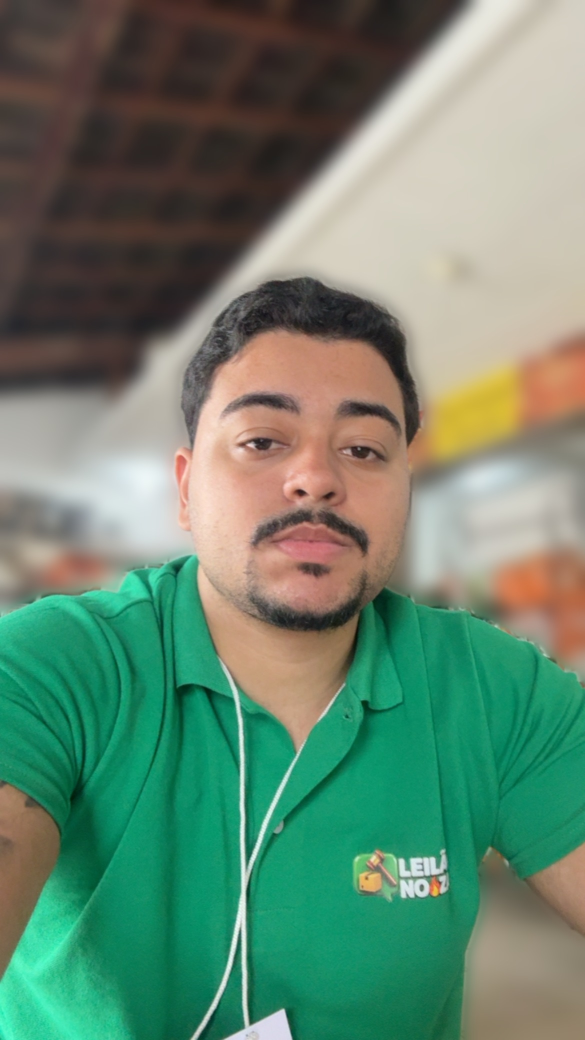
#> input picture marketing/fotos/2026-11-04-joao-fundo-loja/JOAO-fundo-desfocado.jpg, 1170 x 2080 px (shown at 1/2 size)
$ python -i montar.py   (imports and definitions only)
#> lines starting #> are read from the running program, lines starting #| are printed output that depends on the picture
#> further down, picture is the input picture: PIL image 1170x2080 RGB; mean R, G, B 102.9, 132.7, 110.6
# Vídeo de PROVA SOCIAL (11/11): gancho "SERÁ QUE CHEGA MESMO?" + 8 provas reais (prints de WhatsApp, vídeos e fotos de quem recebeu)
# + fechamento "TUDO REAL. TUDO ENTREGUE." com a assinatura sonora oficial. Sem link e sem % (regra do Instagram até 29/11).
# Uso: montar.py <pasta-com-in/> <saida.mp4>
import sys, os, math, subprocess, tempfile
import numpy as np
from PIL import Image, ImageDraw, ImageFont, ImageFilter
# [1 line that did not run here, left out]
W, H, FPS = 1080, 1920, 30
VERDE, OURO, NOITE, BR, NEON, FOGO = (27,122,72), (245,196,81), (10,20,16), (255,255,255), (61,220,132), (243,91,18)
F = lambda p, t: ImageFont.truetype('/usr/share/fonts/opentype/inter/InterDisplay-%s.otf' % p, t)
PROB = []
def cabe(d, t, f, maxw):
    while d.textlength(t, font=f) > maxw: f = ImageFont.truetype(f.path, f.size - 2)
    return f
def eo(x): x = max(0, min(1, x)); return 1 - (1 - x)**3
def pop(x): x = max(0, min(1, x)); return 1 + 2.7*(x-1)**3 + 1.7*(x-1)**2 if x > 0 else 0
def cover(im, w=W, h=H):
#> called with w = 270, h = 480
    r = max(w/im.width, h/im.height); im = im.resize((round(im.width*r), round(im.height*r)), Image.LANCZOS)
#> after `r = max(w / im.width, h / im.height)`: r = 0.231
#> after `im = im.resize((round(im.width * r), round(im.height * r)), Image.LANC`:
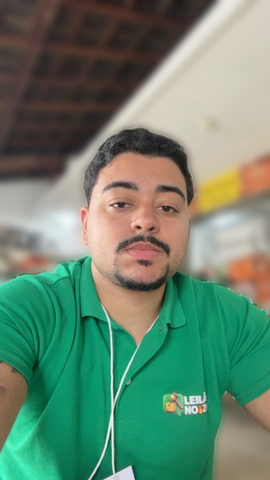
#> im: PIL image 270x480 RGB; mean R, G, B 102.9, 132.7, 110.6
    x, y = (im.width-w)//2, (im.height-h)//2; return im.crop((x, y, x+w, y+h))
#> after `x, y = ((im.width - w) // 2, (im.height - h) // 2)`: x = 0; y = 0
def fundo_borrado(im):
    b = cover(im.convert('RGB'), W//4, H//4).filter(ImageFilter.GaussianBlur(10)).resize((W, H))
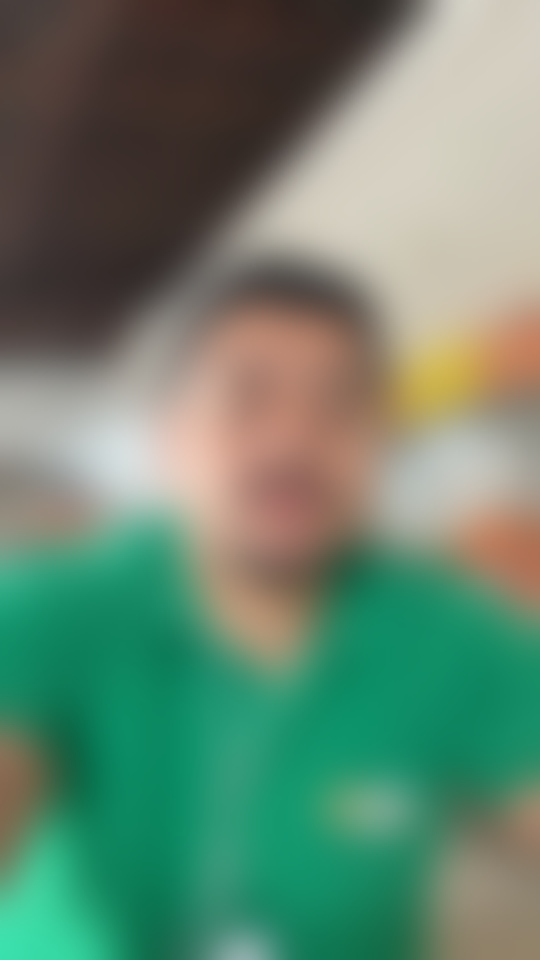
#> b: PIL image 1080x1920 RGB (shown at 1/2 size); mean R, G, B 103, 132.7, 110.6
    return Image.blend(b, Image.new('RGB', (W, H), NOITE), 0.45)
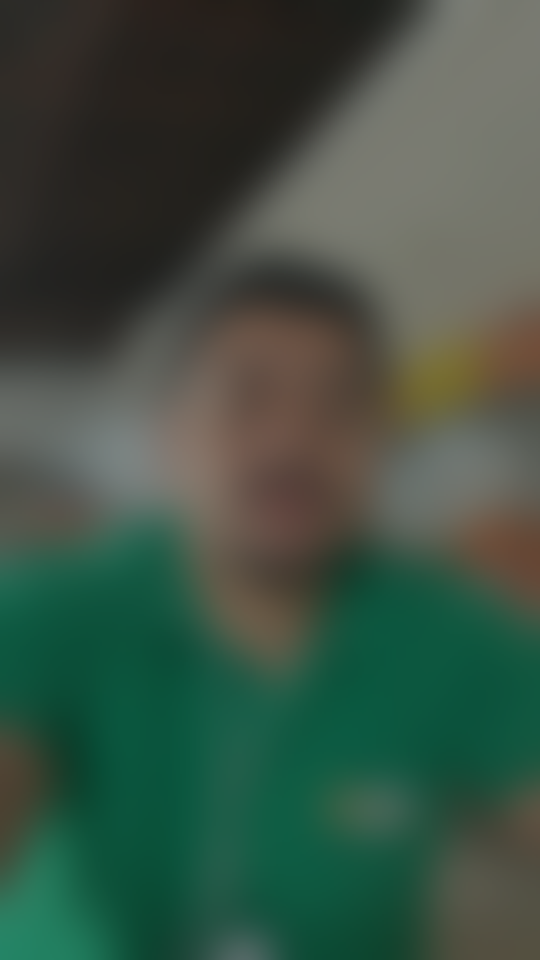
#> returned value: PIL image 1080x1920 RGB (shown at 1/2 size); mean R, G, B 60.7, 81.5, 67.6
# [5 lines left out: function frames_video, not called in this run]
# [1 line not run here, left out]
# [4 lines left out: function pilula, not called in this run]
def check(d, cx, cy, s, cor):
    d.line([(cx-s*0.45, cy), (cx-s*0.12, cy+s*0.35), (cx+s*0.5, cy-s*0.4)], fill=cor, width=max(4, int(s*0.2)), joint='curve')
# [32 lines left out: functions camada_topo, rotulo, foto_kb, not called in this run]
# ---- cenas: (tipo, fonte, duração, rótulo, extra)
CENAS = [('gancho', 'v1.mp4', 2.1, None, 0.0),
         ('video', 'v1.mp4', 2.6, 'ENTREGA CHEGANDO', 2.0),
         ('foto', 'f1.jpg', 2.8, 'PS5 CHEGOU CERTINHO', (0.38, 0.70, 1.55)),
         ('video', 'v3.mp4', 2.2, 'CAIXA NA PORTA', 0.6),
         ('foto', 'f2.jpg', 2.8, 'iPHONE NA MÃO', (0.32, 0.74, 1.55)),
         ('video', 'v4.mp4', 2.2, 'PATINETE ELÉTRICO', 0.3),
         ('foto', 'f3.jpg', 2.6, 'E JÁ MANDOU FOTO', (0.40, 0.25, 1.6)),
         ('video_h', 'v2.mp4', 2.4, 'TV NOVA NO JOGO', 3.0),
         ('foto', 'f4.jpg', 2.8, 'NOTEBOOK DELL', (0.62, 0.50, 1.25)),
         ('fim', None, 4.2, None, None)]
tmp = tempfile.mkdtemp(); n = 0; CORTES = []; t_glob = 0.0; n_prova = 0
gancho_bg = None
# [51 lines not run here, left out]
dur = n / FPS
# ---- áudio: música (pegada orla, brazilian bass) + whoosh em cada corte + pop no rótulo + assinatura sonora oficial no fim
SFX = f'{MK}/videos/leila-chegou-iphone/sfx'; ASS = f'{MK}/marca/assinatura-sonora/OFICIAL/assinatura-sonora-leilao-no-zap-OFICIAL.mp3'
ent = ['-i', f'{MK}/marca/trilhas-base/pegada-orla/05-brazilian-bass.mp3']; fc = []; mix = ['[m]']
# [1 line that did not run here, left out]
# [1 line not run here, left out]
k = 1
# [13 lines not run here, left out]

>>> from PIL import Image
>>> picture = Image.open('../../../fotos/2026-11-04-joao-fundo-loja/JOAO-fundo-desfocado.jpg')
>>> result = fundo_borrado(picture)
